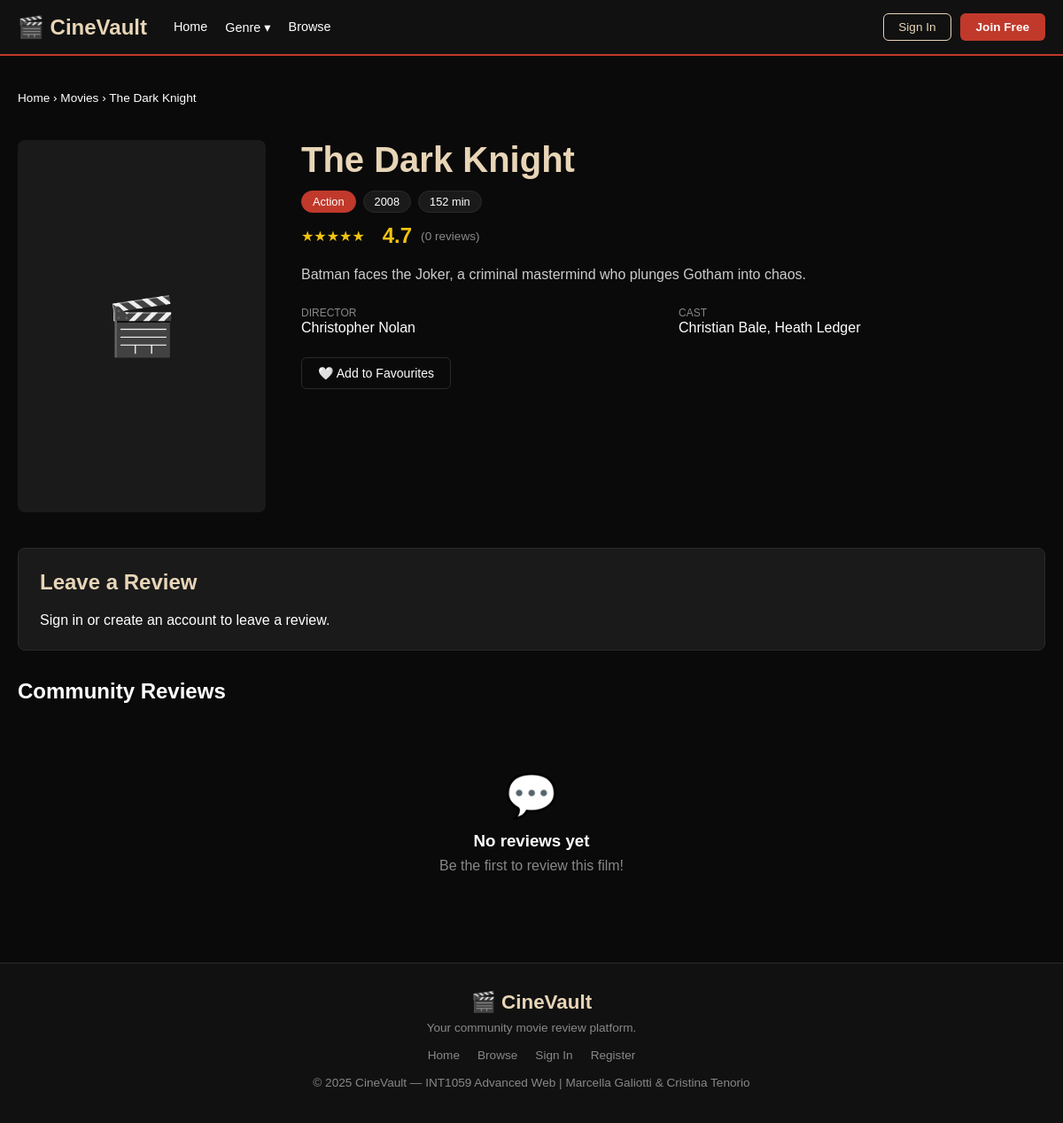
Page /pages/movie.php?id=3 on the committed database.
### tables this page shows
CREATE TABLE movies (
    id INT AUTO_INCREMENT PRIMARY KEY,
    title VARCHAR(150) NOT NULL,
    year INT,
    genre VARCHAR(100),
    director VARCHAR(100),
    cast_members VARCHAR(255),
    description TEXT,
    poster_url VARCHAR(500),
    duration_min INT,
    rating_avg DECIMAL(3,1) DEFAULT 0,
    created_at TIMESTAMP DEFAULT CURRENT_TIMESTAMP
);

### pages/movie.php (the view, shortened to what this page needs)
<?php
require_once '../includes/db.php';
$id = (int)($_GET['id'] ?? 0);
$movie = mysqli_fetch_assoc(mysqli_query($conn, "SELECT * FROM movies WHERE id = $id"));
$is_fav = false;
$reviews = mysqli_query($conn, "
    SELECT r.*, u.username FROM reviews r
    JOIN users u ON r.user_id = u.id
    WHERE r.movie_id = $id
    ORDER BY r.created_at DESC
");
$review_count = mysqli_num_rows($reviews);
$user_review = null;
?>
<?php include '../includes/header.php'; ?>
<div class="section" style="padding-bottom:0;">
    <p style="color:var(--muted);font-size:0.85rem;">
        <a href="../index.php" style="color:var(--beige);">Home</a> ›
        <a href="search.php" style="color:var(--beige);">Movies</a> ›
        <?= htmlspecialchars($movie['title']) ?>
    </p>
</div>
<div class="detail-hero">
    <div class="detail-poster">
        <?php if ($movie['poster_url']): ?>
            <div class="detail-poster-placeholder" style="display:none;">🎬</div>
        <?php else: ?>
            <div class="detail-poster-placeholder">🎬</div>
        <?php endif; ?>
    </div>
    <div class="detail-info">
        <h1><?= htmlspecialchars($movie['title']) ?></h1>
        <div class="detail-meta">
            <span class="genre-tag"><?= htmlspecialchars($movie['genre']) ?></span>
            <span><?= $movie['year'] ?></span>
            <?php if ($movie['duration_min']): ?>
                <span><?= $movie['duration_min'] ?> min</span>
            <?php endif; ?>
        </div>
        <div class="detail-rating">
            <?php
            $r = round($movie['rating_avg']);
            echo '<span class="stars">' . str_repeat('★', $r) . '</span>';
            ?>
            <span class="rating-num"><?= number_format($movie['rating_avg'], 1) ?></span>
            <span class="rating-count">(<?= $review_count ?> review<?= $review_count !== 1 ? 's' : '' ?>)</span>
        </div>
        <p class="detail-desc"><?= htmlspecialchars($movie['description']) ?></p>
        <div class="detail-credits">
            <div class="detail-credit">
                <label>Director</label>
                <p><?= htmlspecialchars($movie['director']) ?></p>
            </div>
            <div class="detail-credit">
                <label>Cast</label>
                <p><?= htmlspecialchars($movie['cast_members']) ?></p>
            </div>
        </div>
        <div style="margin-top:24px;display:flex;gap:12px;flex-wrap:wrap;">
            <?php if (isset($_SESSION['user_id'])): ?>
                <form method="POST">
                    <button type="submit" name="toggle_fav" class="fav-btn <?= $is_fav ? 'active' : '' ?>">
                        <?= $is_fav ? '❤️ Saved to Favourites' : '🤍 Add to Favourites' ?>
                    </button>
                </form>
            <?php else: ?>
                <a href="login.php" class="fav-btn">🤍 Add to Favourites</a>
            <?php endif; ?>
        </div>
    </div>
</div>
<div class="review-section">
    <div class="review-box" style="margin-bottom:32px;">
        <h2>Leave a Review</h2>
        <?php if (isset($_SESSION['user_id'])): ?>
            <form method="POST">
                <p style="margin-bottom:12px;color:var(--muted);font-size:0.88rem;">Rating:</p>
                <div class="star-selector" id="starSelector">
                    <?php for ($i = 5; $i >= 1; $i--): ?>
                        <input type="radio" name="rating" id="star<?= $i ?>" value="<?= $i ?>"
                               <?= ($user_review && $user_review['rating'] == $i) ? 'checked' : '' ?>>
                        <label for="star<?= $i ?>">★</label>
                    <?php endfor; ?>
                </div>
                <div class="form-group">
                    <textarea name="comment" rows="4" placeholder="Share your thoughts about this film..."
                        style="width:100%;padding:11px 14px;background:var(--dark);border:1px solid var(--border);border-radius:8px;color:var(--white);font-size:0.95rem;font-family:inherit;resize:vertical;"><?= htmlspecialchars($user_review['comment'] ?? '') ?></textarea>
                </div>
                <button type="submit" class="btn-primary">
                    <?= $user_review ? 'Update Review' : 'Submit Review' ?>
                </button>
            </form>
        <?php else: ?>
            <p style="color:var(--muted);">
                <a href="login.php" style="color:var(--beige);">Sign in</a> or
                <a href="register.php" style="color:var(--beige);">create an account</a> to leave a review.
            </p>
        <?php endif; ?>
    </div>
    <h2 style="color:var(--beige);margin-bottom:16px;">Community Reviews</h2>
    <?php if ($review_count === 0): ?>
        <div class="empty-state">
            <div class="empty-icon">💬</div>
            <h3>No reviews yet</h3>
            <p>Be the first to review this film!</p>
        </div>
    <?php endif; ?>
</div>
<?php include '../includes/footer.php'; ?>

### css/style.css (style rules this page uses)
* { margin: 0; padding: 0; box-sizing: border-box; }
:root { --preto: #0a0a0a; --vermelho: #c0392b; --bege: #e8d5b7; --branco: #ffffff; --cinza: #888888; --card: #1a1a1a; --borda: #2a2a2a; }
body { font-family: Arial, sans-serif; background-color: var(--preto); color: var(--branco); min-height: 100vh; }
a { text-decoration: none; color: inherit; }
.section { max-width: 1200px; margin: 0 auto; padding: 40px 20px; }
.detail-hero { max-width: 1200px; margin: 40px auto; padding: 0 20px; display: grid; grid-template-columns: 280px 1fr; gap: 40px; }
.detail-poster-placeholder { width: 100%; aspect-ratio: 2/3; background-color: var(--card); border-radius: 8px; display: flex; align-items: center; justify-content: center; font-size: 4rem; }
.detail-info h1 { font-size: 2.5rem; color: var(--bege); margin-bottom: 10px; }
.detail-rating { display: flex; align-items: center; gap: 10px; margin: 12px 0; }
.detail-rating .rating-num { font-size: 1.5rem; font-weight: bold; color: #f1c40f; }
.detail-rating .rating-count { color: var(--cinza); font-size: 0.85rem; }
.detail-meta { display: flex; flex-wrap: wrap; gap: 8px; margin: 12px 0; }
.detail-meta span { background-color: var(--card); border: 1px solid var(--borda); padding: 4px 12px; border-radius: 20px; font-size: 0.8rem; }
.detail-meta .genre-tag { background-color: var(--vermelho); border-color: var(--vermelho); }
.detail-desc { color: #cccccc; line-height: 1.7; margin: 16px 0; }
.detail-credits { display: grid; grid-template-columns: 1fr 1fr; gap: 12px; margin-top: 20px; }
.detail-credit label { font-size: 0.75rem; color: var(--cinza); text-transform: uppercase; }
.review-section { max-width: 1200px; margin: 0 auto; padding: 0 20px 40px; }
.review-box { background-color: var(--card); border: 1px solid var(--borda); border-radius: 8px; padding: 24px; }
.review-box h2 { color: var(--bege); margin-bottom: 20px; }
.fav-btn { background: transparent; border: 1px solid var(--borda); color: var(--branco); padding: 9px 18px; border-radius: 6px; cursor: pointer; font-size: 0.88rem; display: inline-flex; align-items: center; gap: 6px; }
.stars { color: #f1c40f; }
.empty-state { text-align: center; padding: 60px 20px; color: var(--cinza); }
.empty-state .empty-icon { font-size: 3rem; margin-bottom: 12px; }
.empty-state h3 { color: var(--branco); margin-bottom: 8px; }

### rows in the picture
movies: title "The Dark Knight", genre "Action", year "2008", duration_min "152", rating_avg "★★★★★", rating_avg "4.7", description "Batman faces the Joker, a criminal mastermind who plunges Gotham into chaos.", director "Christopher Nolan", cast_members "Christian Bale, Heath Ledger"

### other values in the picture
$review_count "0"
